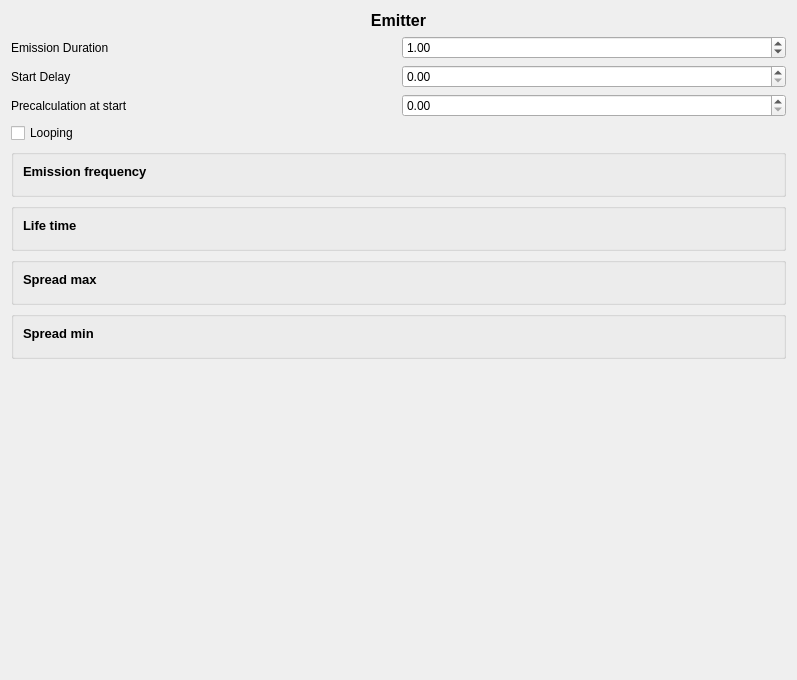
             <widget class="QWidget" name="scrollAreaWidgetContents_2">
              <property name="geometry">
               <rect>
                <x>0</x>
                <y>0</y>
                <width>797</width>
                <height>680</height>
               </rect>
              </property>
              <layout class="QGridLayout" name="gridLayout_21">
               <item row="8" column="0" colspan="2">
                <widget class="QGroupBox" name="groupBox_5">
                 <property name="title">
                  <string/>
                 </property>
                 <layout class="QGridLayout" name="gridLayout_8">
                  <item row="1" column="0">
                   <widget class="Particles::ParticleEnvelopeWidget" name="spreadMinFrame">
                    <property name="frameShape">
                     <enum>QFrame::NoFrame</enum>
                    </property>
                    <property name="frameShadow">
                     <enum>QFrame::Raised</enum>
                    </property>
                   </widget>
                  </item>
                  <item row="0" column="0">
                   <widget class="QLabel" name="label_28">
                    <property name="font">
                     <font>
                      <pointsize>10</pointsize>
                      <weight>75</weight>
                      <bold>true</bold>
                     </font>
                    </property>
                    <property name="text">
                     <string>Spread min</string>
                    </property>
                   </widget>
                  </item>
                 </layout>
                </widget>
               </item>
               <item row="5" column="0" colspan="2">
                <widget class="QGroupBox" name="groupBox_2">
                 <property name="toolTip">
                  <string/>
                 </property>
                 <property name="title">
                  <string/>
                 </property>
                 <layout class="QGridLayout" name="gridLayout_5">
                  <item row="1" column="0">
                   <widget class="Particles::ParticleEnvelopeWidget" name="frequencyFrame">
                    <property name="frameShape">
                     <enum>QFrame::NoFrame</enum>
                    </property>
                    <property name="frameShadow">
                     <enum>QFrame::Raised</enum>
                    </property>
                   </widget>
                  </item>
                  <item row="0" column="0">
                   <widget class="QLabel" name="label_25">
                    <property name="font">
                     <font>
                      <pointsize>10</pointsize>
                      <weight>75</weight>
                      <bold>true</bold>
                     </font>
                    </property>
                    <property name="text">
                     <string>Emission frequency</string>
                    </property>
                   </widget>
                  </item>
                 </layout>
                </widget>
               </item>
               <item row="6" column="0" colspan="2">
                <widget class="QGroupBox" name="groupBox_3">
                 <property name="title">
                  <string/>
                 </property>
                 <layout class="QGridLayout" name="gridLayout_6">
                  <item row="1" column="0">
                   <widget class="Particles::ParticleEnvelopeWidget" name="lifetimeFrame">
                    <property name="frameShape">
                     <enum>QFrame::NoFrame</enum>
                    </property>
                    <property name="frameShadow">
                     <enum>QFrame::Raised</enum>
                    </property>
                   </widget>
                  </item>
                  <item row="0" column="0">
                   <widget class="QLabel" name="label_26">
                    <property name="font">
                     <font>
                      <pointsize>10</pointsize>
                      <weight>75</weight>
                      <bold>true</bold>
                     </font>
                    </property>
                    <property name="text">
                     <string>Life time</string>
                    </property>
                   </widget>
                  </item>
                 </layout>
                </widget>
               </item>
               <item row="7" column="0" colspan="2">
                <widget class="QGroupBox" name="groupBox_4">
                 <property name="title">
                  <string/>
                 </property>
                 <layout class="QGridLayout" name="gridLayout_7">
                  <item row="1" column="0">
                   <widget class="Particles::ParticleEnvelopeWidget" name="spreadMaxFrame">
                    <property name="frameShape">
                     <enum>QFrame::NoFrame</enum>
                    </property>
                    <property name="frameShadow">
                     <enum>QFrame::Raised</enum>
                    </property>
                   </widget>
                  </item>
                  <item row="0" column="0">
                   <widget class="QLabel" name="label_27">
                    <property name="font">
                     <font>
                      <pointsize>10</pointsize>
                      <weight>75</weight>
                      <bold>true</bold>
                     </font>
                    </property>
                    <property name="text">
                     <string>Spread max</string>
                    </property>
                   </widget>
                  </item>
                 </layout>
                </widget>
               </item>
               <item row="2" column="1">
                <widget class="QDoubleSpinBox" name="startDelay">
                 <property name="toolTip">
                  <string>Starting delay when particles should start emitting.</string>
                 </property>
                 <property name="singleStep">
                  <double>0.010000000000000</double>
                 </property>
                </widget>
               </item>
               <item row="1" column="0">
                <widget class="QLabel" name="label_13">
                 <property name="text">
                  <string>Emission Duration</string>
                 </property>
                </widget>
               </item>
               <item row="1" column="1">
                <widget class="QDoubleSpinBox" name="emissionDuration">
                 <property name="toolTip">
                  <string>The time during which particles should be emitted.</string>
                 </property>
                 <property name="minimum">
                  <double>0.010000000000000</double>
                 </property>
                 <property name="maximum">
                  <double>1000.000000000000000</double>
                 </property>
                 <property name="singleStep">
                  <double>0.010000000000000</double>
                 </property>
                 <property name="value">
                  <double>1.000000000000000</double>
                 </property>
                </widget>
               </item>
               <item row="2" column="0">
                <widget class="QLabel" name="label_14">
                 <property name="text">
                  <string>Start Delay</string>
                 </property>
                </widget>
               </item>
               <item row="3" column="0">
                <widget class="QLabel" name="label_15">
                 <property name="text">
                  <string>Precalculation at start</string>
                 </property>
                </widget>
               </item>
               <item row="3" column="1">
                <widget class="QDoubleSpinBox" name="precalcAtStart">
                 <property name="toolTip">
                  <string>Precalculates particles ahead of time.</string>
                 </property>
                 <property name="maximum">
                  <double>50.000000000000000</double>
                 </property>
                 <property name="singleStep">
                  <double>0.010000000000000</double>
                 </property>
                </widget>
               </item>
               <item row="9" column="0" colspan="2">
                <spacer name="verticalSpacer_2">
                 <property name="orientation">
                  <enum>Qt::Vertical</enum>
                 </property>
                 <property name="sizeHint" stdset="0">
                  <size>
                   <width>20</width>
                   <height>40</height>
                  </size>
                 </property>
                </spacer>
               </item>
               <item row="4" column="0" colspan="2">
                <widget class="QCheckBox" name="looping">
                 <property name="toolTip">
                  <string>Should the emitter be looping?</string>
                 </property>
                 <property name="text">
                  <string>Looping</string>
                 </property>
                </widget>
               </item>
               <item row="0" column="0" colspan="2">
                <widget class="QLabel" name="label_38">
                 <property name="font">
                  <font>
                   <pointsize>12</pointsize>
                   <weight>75</weight>
                   <bold>true</bold>
                  </font>
                 </property>
                 <property name="text">
                  <string>Emitter</string>
                 </property>
                 <property name="alignment">
                  <set>Qt::AlignCenter</set>
                 </property>
                </widget>
               </item>
              </layout>
             </widget>
